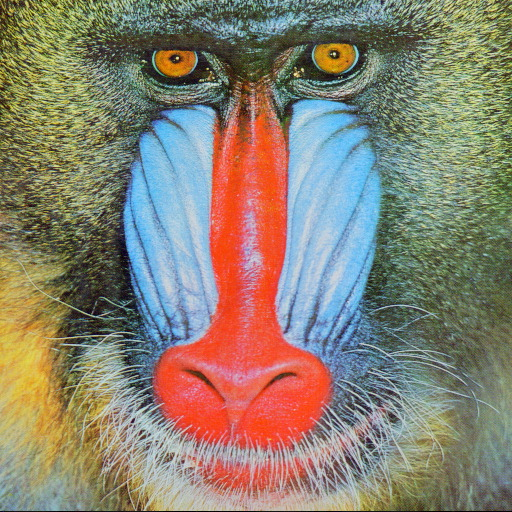
//> input picture opencv/opencv3-tutorials/data/baboon.jpg, 512 x 512 px
$ ./SURF_matching_Demo -input1=../data/baboon.jpg -input2=../data/hand_2.jpg   (built with g++ and OpenCV 4)
//> lines starting //> are read from the running program, lines starting //| are printed output that depends on the picture
#include <iostream>
#include <opencv2/core.hpp>
#ifdef HAVE_OPENCV_XFEATURES2D
#include <opencv2/highgui.hpp>
#include <opencv2/features2d.hpp>
#include <opencv2/xfeatures2d.hpp>

using namespace cv;
using namespace cv::xfeatures2d;
using std::cout;
using std::endl;

const char *keys =
    "{ help h |                          | Print help message. }"
    "{ input1 | ../data/box.png          | Path to input image 1. }"
    "{ input2 | ../data/box_in_scene.png | Path to input image 2. }";

int main(int argc, char **argv)
{
    CommandLineParser parser(argc, argv, keys);
    Mat img1 = imread(parser.get<String>("input1"), IMREAD_GRAYSCALE);
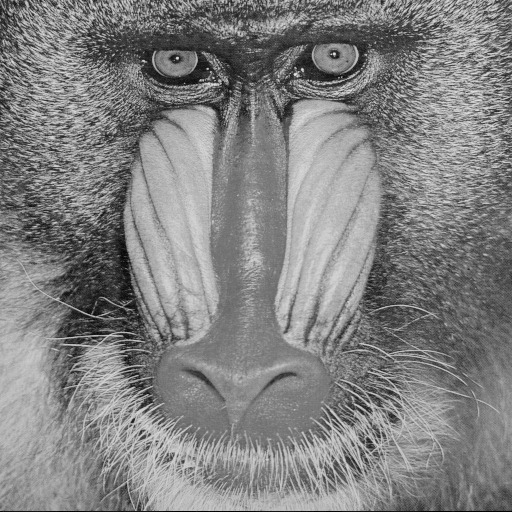
//> img1: 512 rows x 512 cols, CV_8UC1; min 0, max 234, mean 129.7
    Mat img2 = imread(parser.get<String>("input2"), IMREAD_GRAYSCALE);
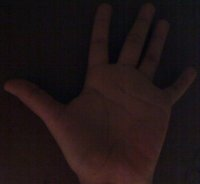
//> input picture opencv/opencv3-tutorials/data/hand_2.jpg, 200 x 184 px
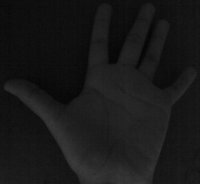
//> img2: 184 rows x 200 cols, CV_8UC1; min 4, max 59, mean 24.5
    if (img1.empty() || img2.empty()) {
        cout << "Could not open or find the image!\n" << endl;
        parser.printMessage();
        return -1;
    }

    //-- Step 1: Detect the keypoints using SURF Detector, compute the descriptors
    int minHessian = 400;
//> (the run ends here: the program stops with an error, at `Ptr<SURF> detector = SURF::create(minHessian);`)
